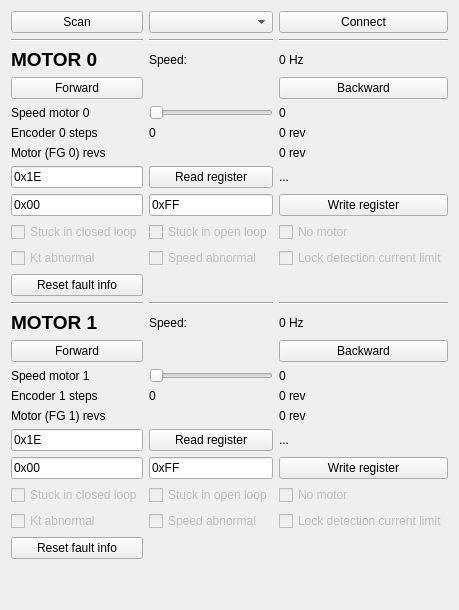
       <widget class="QWidget" name="tab">
        <attribute name="title">
         <string>Main</string>
        </attribute>
        <layout class="QGridLayout" name="gridLayout_4">
         <item row="0" column="0">
          <layout class="QGridLayout" name="gridLayout">
           <item row="27" column="2">
            <widget class="QCheckBox" name="fault3Ind1CheckBox">
             <property name="enabled">
              <bool>false</bool>
             </property>
             <property name="text">
              <string>No motor</string>
             </property>
            </widget>
           </item>
           <item row="23" column="1">
            <widget class="QLabel" name="enc1StepsLabel">
             <property name="text">
              <string>0</string>
             </property>
            </widget>
           </item>
           <item row="13" column="1">
            <widget class="QLineEdit" name="valRegEdit0">
             <property name="text">
              <string>0xFF</string>
             </property>
            </widget>
           </item>
           <item row="23" column="0">
            <widget class="QLabel" name="label_36">
             <property name="text">
              <string>Encoder 1 steps</string>
             </property>
            </widget>
           </item>
           <item row="7" column="2">
            <widget class="QLabel" name="gotSpeedLabel0">
             <property name="text">
              <string>0 Hz</string>
             </property>
            </widget>
           </item>
           <item row="5" column="2">
            <widget class="Line" name="line_6">
             <property name="orientation">
              <enum>Qt::Horizontal</enum>
             </property>
            </widget>
           </item>
           <item row="15" column="2">
            <widget class="QCheckBox" name="lock0Ind0CheckBox">
             <property name="enabled">
              <bool>false</bool>
             </property>
             <property name="text">
              <string>Lock detection current limit</string>
             </property>
             <property name="checkable">
              <bool>true</bool>
             </property>
            </widget>
           </item>
           <item row="14" column="2">
            <widget class="QCheckBox" name="fault3Ind0CheckBox">
             <property name="enabled">
              <bool>false</bool>
             </property>
             <property name="text">
              <string>No motor</string>
             </property>
             <property name="checkable">
              <bool>true</bool>
             </property>
            </widget>
           </item>
           <item row="17" column="1">
            <widget class="Line" name="line_3">
             <property name="orientation">
              <enum>Qt::Horizontal</enum>
             </property>
            </widget>
           </item>
           <item row="26" column="0">
            <widget class="QLineEdit" name="writeRegEdit1">
             <property name="text">
              <string>0x00</string>
             </property>
            </widget>
           </item>
           <item row="29" column="2">
            <widget class="QCheckBox" name="lock0Ind1CheckBox">
             <property name="enabled">
              <bool>false</bool>
             </property>
             <property name="text">
              <string>Lock detection current limit</string>
             </property>
            </widget>
           </item>
           <item row="0" column="0">
            <widget class="QPushButton" name="scanButton">
             <property name="text">
              <string>Scan</string>
             </property>
            </widget>
           </item>
           <item row="8" column="2">
            <widget class="QPushButton" name="bwdButton0">
             <property name="text">
              <string>Backward</string>
             </property>
            </widget>
           </item>
           <item row="8" column="0">
            <widget class="QPushButton" name="fwdButton0">
             <property name="text">
              <string>Forward</string>
             </property>
            </widget>
           </item>
           <item row="5" column="0">
            <widget class="Line" name="line_5">
             <property name="orientation">
              <enum>Qt::Horizontal</enum>
             </property>
            </widget>
           </item>
           <item row="26" column="1">
            <widget class="QLineEdit" name="valRegEdit1">
             <property name="text">
              <string>0xFF</string>
             </property>
            </widget>
           </item>
           <item row="20" column="2">
            <widget class="QPushButton" name="bwdButton1">
             <property name="text">
              <string>Backward</string>
             </property>
            </widget>
           </item>
           <item row="29" column="1">
            <widget class="QCheckBox" name="lock1Ind1CheckBox">
             <property name="enabled">
              <bool>false</bool>
             </property>
             <property name="text">
              <string>Speed abnormal</string>
             </property>
            </widget>
           </item>
           <item row="27" column="0">
            <widget class="QCheckBox" name="lock5Ind1CheckBox">
             <property name="enabled">
              <bool>false</bool>
             </property>
             <property name="text">
              <string>Stuck in closed loop</string>
             </property>
            </widget>
           </item>
           <item row="19" column="0">
            <widget class="QLabel" name="label_6">
             <property name="text">
              <string>&lt;html&gt;&lt;head/&gt;&lt;body&gt;&lt;p&gt;&lt;span style=&quot; font-size:14pt; font-weight:600;&quot;&gt;MOTOR 1&lt;/span&gt;&lt;/p&gt;&lt;/body&gt;&lt;/html&gt;</string>
             </property>
            </widget>
           </item>
           <item row="9" column="1">
            <widget class="QSlider" name="speedSlider0">
             <property name="maximum">
              <number>511</number>
             </property>
             <property name="orientation">
              <enum>Qt::Horizontal</enum>
             </property>
            </widget>
           </item>
           <item row="13" column="0">
            <widget class="QLineEdit" name="writeRegEdit0">
             <property name="text">
              <string>0x00</string>
             </property>
            </widget>
           </item>
           <item row="14" column="1">
            <widget class="QCheckBox" name="lock4Ind0CheckBox">
             <property name="enabled">
              <bool>false</bool>
             </property>
             <property name="text">
              <string>Stuck in open loop</string>
             </property>
             <property name="checkable">
              <bool>true</bool>
             </property>
            </widget>
           </item>
           <item row="12" column="2">
            <widget class="QLabel" name="gotRegLabel0">
             <property name="text">
              <string>...</string>
             </property>
            </widget>
           </item>
           <item row="12" column="1">
            <widget class="QPushButton" name="readRegButton0">
             <property name="text">
              <string>Read register</string>
             </property>
            </widget>
           </item>
           <item row="9" column="0">
            <widget class="QLabel" name="label">
             <property name="text">
              <string>Speed motor 0</string>
             </property>
            </widget>
           </item>
           <item row="9" column="2">
            <widget class="QLabel" name="speedValLabel0">
             <property name="text">
              <string>0</string>
             </property>
            </widget>
           </item>
           <item row="20" column="0">
            <widget class="QPushButton" name="fwdButton1">
             <property name="text">
              <string>Forward</string>
             </property>
            </widget>
           </item>
           <item row="14" column="0">
            <widget class="QCheckBox" name="lock5Ind0CheckBox">
             <property name="enabled">
              <bool>false</bool>
             </property>
             <property name="text">
              <string>Stuck in closed loop</string>
             </property>
             <property name="checkable">
              <bool>true</bool>
             </property>
            </widget>
           </item>
           <item row="27" column="1">
            <widget class="QCheckBox" name="lock4Ind1CheckBox">
             <property name="enabled">
              <bool>false</bool>
             </property>
             <property name="text">
              <string>Stuck in open loop</string>
             </property>
            </widget>
           </item>
           <item row="12" column="0">
            <widget class="QLineEdit" name="readRegEdit0">
             <property name="text">
              <string>0x1E</string>
             </property>
            </widget>
           </item>
           <item row="30" column="0">
            <widget class="QPushButton" name="resetFaultButton1">
             <property name="text">
              <string>Reset fault info</string>
             </property>
            </widget>
           </item>
           <item row="0" column="2">
            <widget class="QPushButton" name="connectButton">
             <property name="text">
              <string>Connect</string>
             </property>
            </widget>
           </item>
           <item row="22" column="2">
            <widget class="QLabel" name="speedValLabel1">
             <property name="text">
              <string>0</string>
             </property>
            </widget>
           </item>
           <item row="17" column="0">
            <widget class="Line" name="line">
             <property name="orientation">
              <enum>Qt::Horizontal</enum>
             </property>
            </widget>
           </item>
           <item row="16" column="0">
            <widget class="QPushButton" name="resetFaultButton0">
             <property name="text">
              <string>Reset fault info</string>
             </property>
            </widget>
           </item>
           <item row="25" column="1">
            <widget class="QPushButton" name="readRegButton1">
             <property name="text">
              <string>Read register</string>
             </property>
            </widget>
           </item>
           <item row="19" column="2">
            <widget class="QLabel" name="gotSpeedLabel1">
             <property name="text">
              <string>0 Hz</string>
             </property>
            </widget>
           </item>
           <item row="25" column="2">
            <widget class="QLabel" name="gotRegLabel1">
             <property name="text">
              <string>...</string>
             </property>
            </widget>
           </item>
           <item row="11" column="0">
            <widget class="QLabel" name="label_15">
             <property name="text">
              <string>Motor (FG 0) revs</string>
             </property>
            </widget>
           </item>
           <item row="10" column="1">
            <widget class="QLabel" name="enc0StepsLabel">
             <property name="text">
              <string>0</string>
             </property>
            </widget>
           </item>
           <item row="26" column="2">
            <widget class="QPushButton" name="writeRegButton1">
             <property name="text">
              <string>Write register</string>
             </property>
            </widget>
           </item>
           <item row="19" column="1">
            <widget class="QLabel" name="label_14">
             <property name="text">
              <string>Speed:</string>
             </property>
            </widget>
           </item>
           <item row="11" column="2">
            <widget class="QLabel" name="fg0RevsLabel">
             <property name="text">
              <string>0 rev</string>
             </property>
            </widget>
           </item>
           <item row="15" column="0">
            <widget class="QCheckBox" name="lock2Ind0CheckBox">
             <property name="enabled">
              <bool>false</bool>
             </property>
             <property name="text">
              <string>Kt abnormal</string>
             </property>
             <property name="checkable">
              <bool>true</bool>
             </property>
            </widget>
           </item>
           <item row="17" column="2">
            <widget class="Line" name="line_4">
             <property name="orientation">
              <enum>Qt::Horizontal</enum>
             </property>
            </widget>
           </item>
           <item row="0" column="1">
            <widget class="QComboBox" name="devicesComboBox">
             <property name="currentText">
              <string/>
             </property>
            </widget>
           </item>
           <item row="13" column="2">
            <widget class="QPushButton" name="writeRegButton0">
             <property name="text">
              <string>Write register</string>
             </property>
            </widget>
           </item>
           <item row="25" column="0">
            <widget class="QLineEdit" name="readRegEdit1">
             <property name="text">
              <string>0x1E</string>
             </property>
            </widget>
           </item>
           <item row="7" column="0">
            <widget class="QLabel" name="label_5">
             <property name="text">
              <string>&lt;html&gt;&lt;head/&gt;&lt;body&gt;&lt;p&gt;&lt;span style=&quot; font-size:14pt; font-weight:600;&quot;&gt;MOTOR 0&lt;/span&gt;&lt;/p&gt;&lt;/body&gt;&lt;/html&gt;</string>
             </property>
            </widget>
           </item>
           <item row="22" column="1">
            <widget class="QSlider" name="speedSlider1">
             <property name="maximum">
              <number>511</number>
             </property>
             <property name="orientation">
              <enum>Qt::Horizontal</enum>
             </property>
            </widget>
           </item>
           <item row="7" column="1">
            <widget class="QLabel" name="label_13">
             <property name="text">
              <string>Speed:</string>
             </property>
            </widget>
           </item>
           <item row="5" column="1">
            <widget class="Line" name="line_2">
             <property name="lineWidth">
              <number>1</number>
             </property>
             <property name="orientation">
              <enum>Qt::Horizontal</enum>
             </property>
            </widget>
           </item>
           <item row="22" column="0">
            <widget class="QLabel" name="label_11">
             <property name="text">
              <string>Speed motor 1</string>
             </property>
            </widget>
           </item>
           <item row="15" column="1">
            <widget class="QCheckBox" name="lock1Ind0CheckBox">
             <property name="enabled">
              <bool>false</bool>
             </property>
             <property name="text">
              <string>Speed abnormal</string>
             </property>
             <property name="checkable">
              <bool>true</bool>
             </property>
            </widget>
           </item>
           <item row="29" column="0">
            <widget class="QCheckBox" name="lock2Ind1CheckBox">
             <property name="enabled">
              <bool>false</bool>
             </property>
             <property name="text">
              <string>Kt abnormal</string>
             </property>
            </widget>
           </item>
           <item row="23" column="2">
            <widget class="QLabel" name="enc1RevsLabel">
             <property name="text">
              <string>0 rev</string>
             </property>
            </widget>
           </item>
           <item row="10" column="2">
            <widget class="QLabel" name="enc0RevsLabel">
             <property name="text">
              <string>0 rev</string>
             </property>
            </widget>
           </item>
           <item row="10" column="0">
            <widget class="QLabel" name="label_2">
             <property name="text">
              <string>Encoder 0 steps</string>
             </property>
            </widget>
           </item>
           <item row="24" column="0">
            <widget class="QLabel" name="label_41">
             <property name="text">
              <string>Motor (FG 1) revs</string>
             </property>
            </widget>
           </item>
           <item row="24" column="2">
            <widget class="QLabel" name="fg1RevsLabel">
             <property name="text">
              <string>0 rev</string>
             </property>
            </widget>
           </item>
          </layout>
         </item>
         <item row="1" column="0">
          <spacer name="verticalSpacer">
           <property name="orientation">
            <enum>Qt::Vertical</enum>
           </property>
           <property name="sizeHint" stdset="0">
            <size>
             <width>20</width>
             <height>40</height>
            </size>
           </property>
          </spacer>
         </item>
        </layout>
       </widget>
